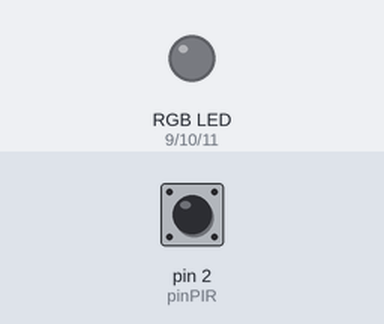
Simulated run of this sketch. Board: Arduino Uno, built with avr-gcc and run on an emulated ATmega328P. On the bench: an RGB LED mixed from three pins (HIGH = lit). Inputs (shaded band) come from the test bench; at power-on: pin 2 (pinPIR) LOW.

Above: at 1.2 s.
1.3 s: pin 2 (pinPIR) driven HIGH
4.3 s: pin 2 (pinPIR) pulsed LOW 5 times (0.12 s each, 0.3 s apart)
Timing chart, 0 to 4.5 s (numbered marks = the images above; inputs shaded):
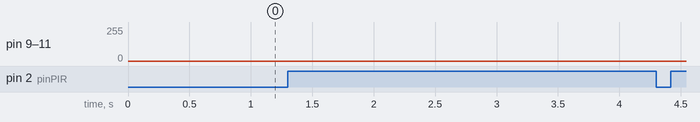

The sketch:

8-SensorPresenca.ino
```cpp
int pinPIR = 2;
int pinLED_R = 9;
int pinLED_G = 10;
int pinLED_B = 11;

int acionamento = LOW;

void cores(int pR, int pG, int pB){
    int i;
    int R,G,B;
    for(i=0;i<=255;i++){
        R = i;
        G = 255 - i;
        B = i/2;

        // Serial.println(G);

        acenderRGB(R,G,B,pR,pG,pB);

        delay(1);

        // acenderRGB(0,0,0,pR,pG,pB);

        // delay(50);
    }

    for(i=255;i>=0;i--){
        R = i;
        G = 255 - i;
        B = i/2;

        // Serial.println(G);
        acenderRGB(R,G,B,pR,pG,pB);

        delay(1);
    }
}

void acenderRGB(int R, int G, int B, int pR, int pG, int pB){
    analogWrite(pR, R);
    analogWrite(pG, G);
    analogWrite(pB, B);
}

void setup(){
    pinMode(pinPIR, INPUT);
    pinMode(pinLED_R, OUTPUT);
    pinMode(pinLED_G, OUTPUT);
    pinMode(pinLED_B, OUTPUT);

    acenderRGB(0,0,0,pinLED_R,pinLED_G,pinLED_B);

    // Serial.begin(9600);
}


void loop(){
    // cores(pinLED_R, pinLED_G, pinLED_B);
    acionamento = digitalRead(pinPIR);

    if(acionamento == HIGH){
        cores(pinLED_R, pinLED_G, pinLED_B);
    }

    else{
        acenderRGB(0,0,0,pinLED_R,pinLED_G,pinLED_B);
    }
}
```
